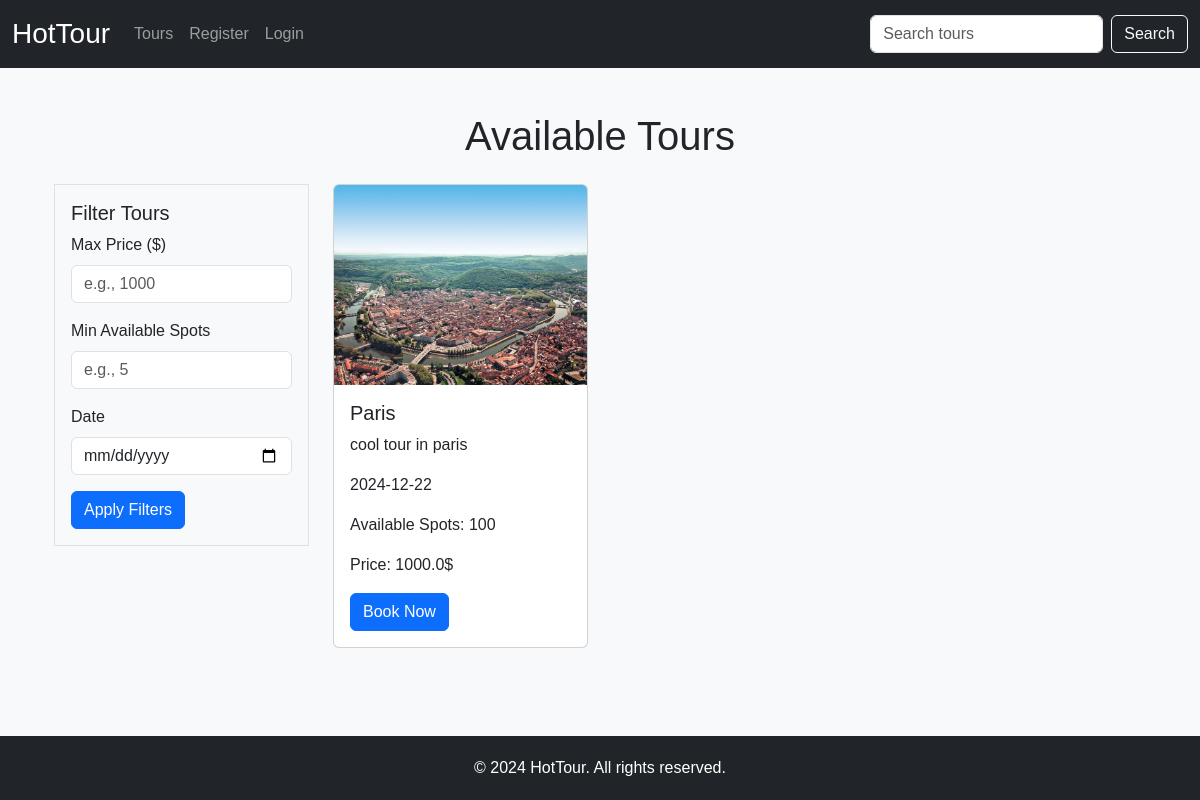
Page /tours/ on the earlier database version.
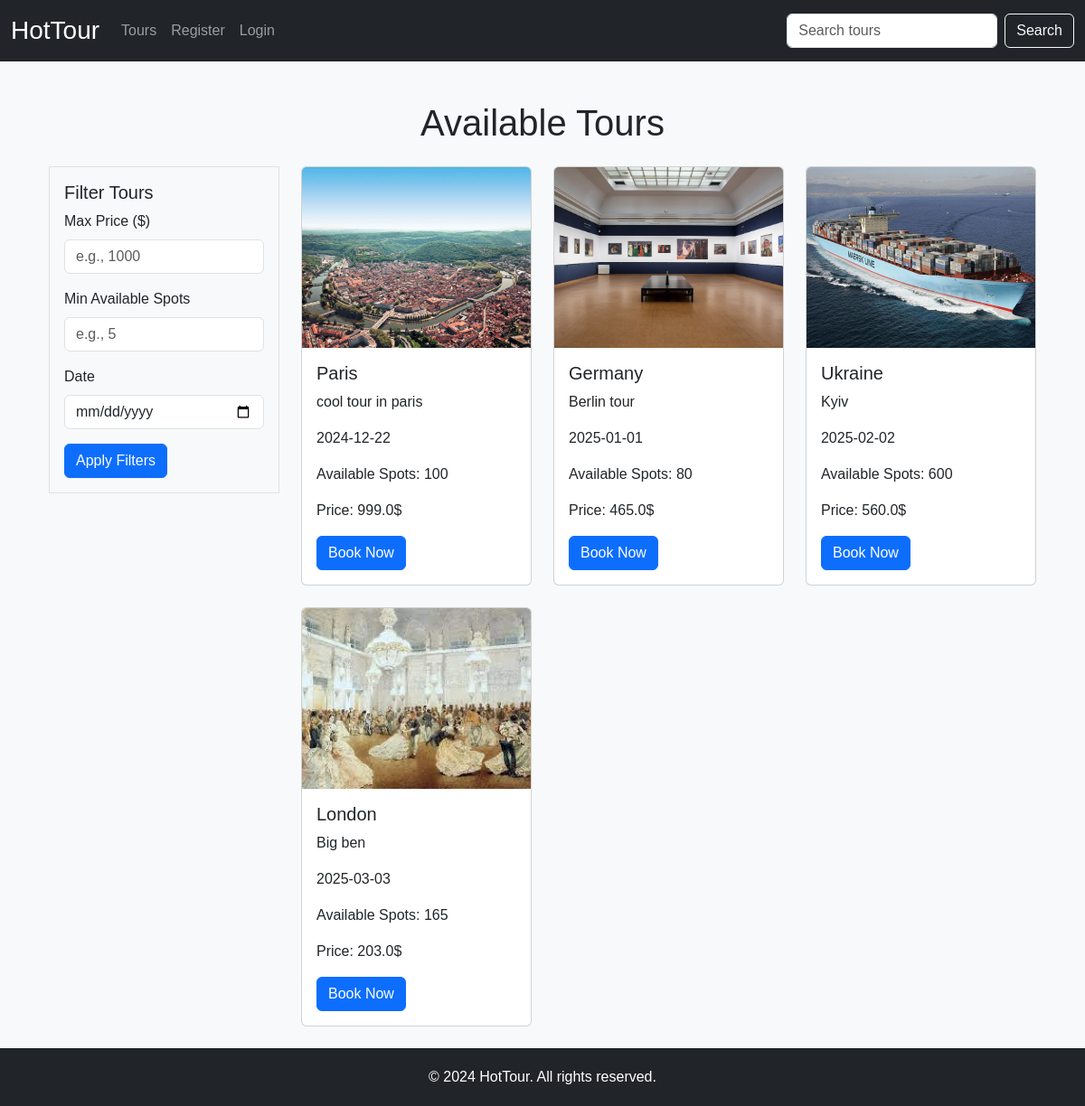
Same page on the later database version.
### app/db.py (models this page shows)
class Tour(db.Model):
    id = db.Column(db.Integer, primary_key=True)
    creation_time = db.Column(db.DateTime, default=datetime.utcnow)
    name = db.Column(db.String(100), nullable=False)
    image_path = db.Column(db.String(100), nullable=False)
    description = db.Column(db.Text, nullable=False)
    price_per_person = db.Column(db.Float, nullable=False)
    date = db.Column(db.Date, nullable=False)
    available_spots = db.Column(db.Integer, nullable=False)

### app/views.py (the view)
@app.route('/tours/')
def tours():
    query = Tour.query
    price_max = request.args.get('price_max')
    date = request.args.get('date')
    available_spots_min = request.args.get('available_spots_min')
    if price_max:
        query = query.filter(Tour.price_per_person <= float(price_max))
    if date:
        query = query.filter(Tour.date == date)
    if available_spots_min:
        query = query.filter(Tour.available_spots >= int(available_spots_min))
    tours = query.all()
    return render_template('tours.html', tours=tours)

### app/views.py (called while the page is built)
@app.context_processor
def context_processor():
    return dict(is_admin=is_admin)

### app/templates/tours.html (shortened to what this page needs)
{% extends "base.html" %}
{% block content %}
<div class="container mt-4">
  <h1 class="text-center mb-4">Available Tours</h1>
  <div class="row">
    <div class="col-md-3">
      <div class="filter-box p-3 mb-4 border">
        <h5>Filter Tours</h5>
        <form method="GET" action="{{ url_for('tours') }}">
          <div class="mb-3">
            <label for="max_price" class="form-label">Max Price ($)</label>
            <input type="number" id="max_price" name="max_price" class="form-control" placeholder="e.g., 1000">
          </div>
          <div class="mb-3">
            <label for="min_spots" class="form-label">Min Available Spots</label>
            <input type="number" id="min_spots" name="min_spots" class="form-control" placeholder="e.g., 5">
          </div>
          <div class="mb-3">
            <label for="date" class="form-label">Date</label>
            <input type="date" id="date" name="date" class="form-control">
          </div>
          <button type="submit" class="btn btn-primary">Apply Filters</button>
        </form>
      </div>
    </div>
    <div class="col-md-9">
      <div class="row">
        {% if tours %}
          {% for tour in tours %}
            <div class="col-md-4 mb-4">
              <div class="card">
                <img src="{{ url_for('static', filename=tour.image_path) }}" class="card-img-top" alt="{{ tour.name }}">
                <div class="card-body">
                  <h5 class="card-title">{{ tour.name }}</h5>
                  <p class="card-text">{{ tour.description }}</p>
                  <p class="card-text">{{ tour.date }}</p>
                  <p class="card-text">Available Spots: {{ tour.available_spots }}</p>
                  <p class="card-text">Price: {{ tour.price_per_person }}$</p>
                  <a href="{{ url_for('book_tour', id=tour.id) }}" class="btn btn-primary">Book Now</a>
                </div>
              </div>
            </div>
          {% endfor %}
        {% else %}
          <p class="text-center">No tours found matching the criteria.</p>
        {% endif %}
      </div>
    </div>
  </div>
</div>
{% endblock %}

### app/templates/base.html (shortened to what this page needs)
<!DOCTYPE html>
<html lang="en">
<head>
  <link href="https://cdn.jsdelivr.net/npm/bootstrap@5.3.3/dist/css/bootstrap.min.css" rel="stylesheet">
</head>
<body>
<nav class="navbar navbar-expand-lg navbar-dark bg-dark">
    <div class="container-fluid">
        <a class="navbar-brand fs-3" href="{{ url_for('index') }}">HotTour</a>
        <div class="collapse navbar-collapse" id="navbarNav">
            <ul class="navbar-nav me-auto">
                <li class="nav-item">
                    <a class="nav-link" href="{{ url_for('tours') }}">Tours</a>
                </li>
                {% if current_user.is_authenticated %}
                    <li class="nav-item">
                        <a class="nav-link" href="{{ url_for('profile') }}">Profile</a>
                    </li>
                    {% if is_admin(current_user.id) %}
                        <li class="nav-item">
                            <a class="nav-link" href="{{ url_for('admin_panel') }}">Admin Panel</a>
                        </li>
                    {% endif %}
                {% else %}
                    <li class="nav-item">
                        <a class="nav-link" href="{{ url_for('register') }}">Register</a>
                    </li>
                    <li class="nav-item">
                        <a class="nav-link" href="{{ url_for('login') }}">Login</a>
                    </li>
                {% endif %}
            </ul>
            <form class="d-flex" action="{{ url_for('search_results') }}" method="GET">
                <input class="form-control me-2" type="search" name="search" placeholder="Search tours" aria-label="Search">
                <button class="btn btn-outline-light" type="submit">Search</button>
            </form>
        </div>
    </div>
</nav>
  <div class="container">
    {% block content %}{% endblock %}
  </div>
  <footer class="footer footer-dark bg-dark">
    <div class="container text-center">
      <p class="m-0">© 2024 HotTour. All rights reserved.</p>
    </div>
  </footer>
</body>
</html>

### app/templates/base.html (style rules this page uses)
.card-img-top { height: 200px; object-fit: cover; }
.card { height: 100%; }
body { font-family: Arial, sans-serif; background-color: #f8f9fa; display: flex; flex-direction: column; min-height: 100vh; }
.navbar { margin-bottom: 20px; }

Differences in the rows shown:
changed Tour "Paris": price_per_person "1000.0" → "999.0"
added Tour: image_path (picture), name "Germany", description "Berlin tour", date "2025-01-01", available_spots "80", price_per_person "465.0"
added Tour: image_path (picture), name "Ukraine", description "Kyiv", date "2025-02-02", available_spots "600", price_per_person "560.0"
added Tour: image_path (picture), name "London", description "Big ben", date "2025-03-03", available_spots "165", price_per_person "203.0"
